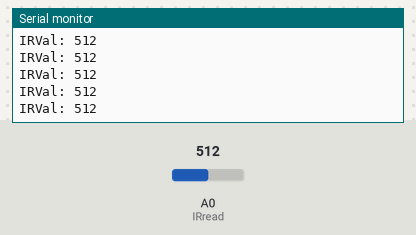
Bench run of a sketch on a simulated Arduino Uno, built with avr-gcc and run on an emulated ATmega328P. Parts: the last lines printed to the serial monitor. The test bench sets the inputs (shaded band); at power-on: A0 (IRread) = 512.

Above: at 1.2 s.
1.3 s: A0 (IRread) set to 716
At 1.31 s:
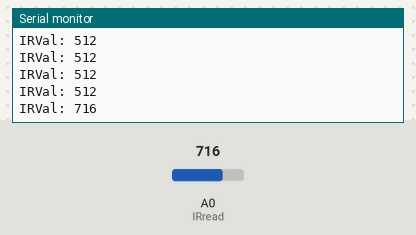
2.8 s: A0 (IRread) set to 900
At 2.81 s:
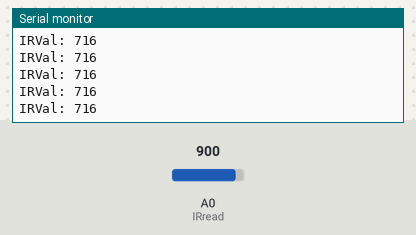
Timing chart, 0 to 5.8 s (numbered marks = the images above; inputs shaded):
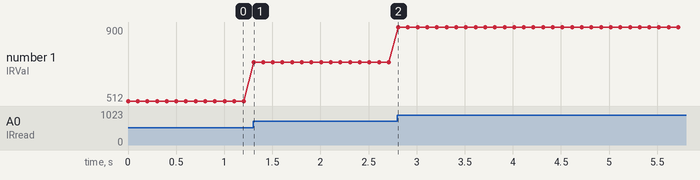

Measured:
- after the input at 1.3 s, the serial monitor: prints a new line at once (image 1)
- plotted number 1: 512 → 716 after the input at 1.3 s, 716 → 900 after the input at 2.8 s

The sketch:

IR_19_1_17.ino
```cpp
int const IRread = A0;
int IRVal;

void setup() {
  pinMode(IRread, INPUT);
  Serial.begin(9600);
}

void loop() {
  IRVal = analogRead(IRread);
  Serial.print("IRVal: ");
  Serial.println(IRVal);
  delay(100);

}
```
